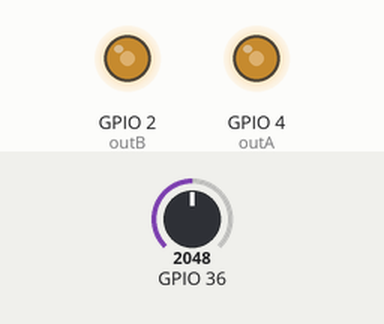
This program was run on a simulated ESP32. On the bench: output pins drawn as LEDs (lit = HIGH). The test bench sets the inputs (shaded band); at power-on: GPIO 36 = 2048.

Above: at 1.2 s.
1.3 s: GPIO 36 set to 2866
At 1.6 s:
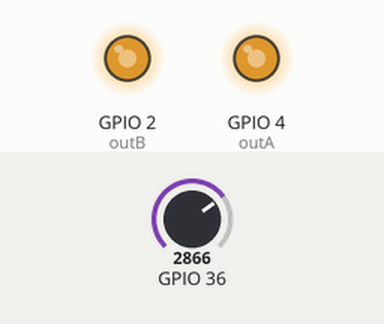
2.8 s: GPIO 36 set to 3603
At 4.0 s:
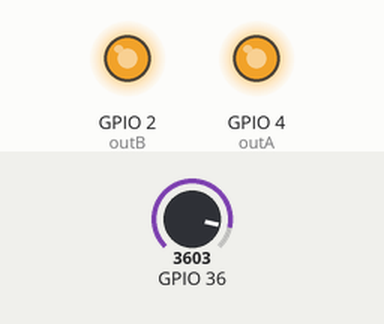
4.3 s: GPIO 36 set to 491
At 5.1 s:
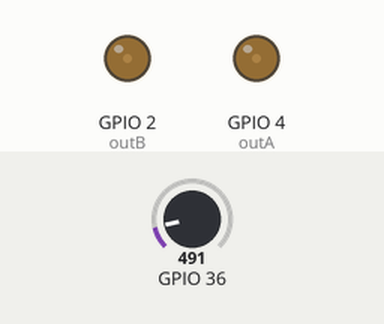
5.8 s: GPIO 36 set to 0
At 7.1 s:
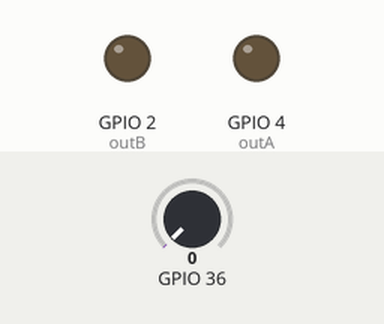
Timing chart, 0 to 8.3 s (numbered marks = the images above; inputs shaded):
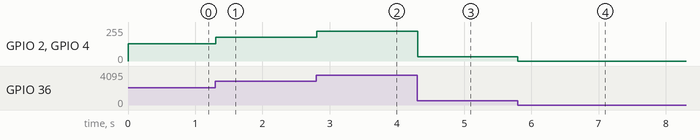

The program:

main.cpp
```cpp
// reads an analog signal on pin 36 (ADC1_CHANNEL_0)
// writes a pwm signal to pin 4 (with LED and series resistor connected from LAB 0) whos dutycycle is proportional to the read analog value

#include <Arduino.h>
#include "driver/ledc.h"
#include "driver/adc.h"

#define pwmChannel1 1

#define outA 4
#define outB 2


int pot_read = 0;

void setup() {
  adc1_config_width(ADC_WIDTH_12Bit);
  adc1_config_channel_atten(ADC1_CHANNEL_0,ADC_ATTEN_DB_12); // ADC1_CHANNEL_0 = pin 36
  ledcSetup(pwmChannel1,250,12); // (pwmchannel to use,  frequency in Hz, number of bits) NOTE: frequency affect speed range
  ledcAttachPin(outA,pwmChannel1);
  ledcAttachPin(outB,pwmChannel1);
}

void loop() {
  pot_read = adc1_get_raw(ADC1_CHANNEL_0); // reads the analog value of ADC1_CHANNEL_0 (pin 36)
  ledcWrite(pwmChannel1,pot_read); // writes a dutycycle to the specified pwmchannel (which in this case was linked to pin 4)

  delay(10); // brief delay of 10ms
}
```

Measured:
- after the input at 1.3 s, GPIO 2 (outB), GPIO 4 (outA): 128/255 → 178/255 at once
- after the input at 2.8 s, GPIO 2 (outB), GPIO 4 (outA): 178/255 → 224/255 at once
- after the input at 4.3 s, GPIO 2 (outB), GPIO 4 (outA): 224/255 → 31/255 at once
- after the input at 5.8 s, GPIO 2 (outB), GPIO 4 (outA): 31/255 → 0/255 at once
